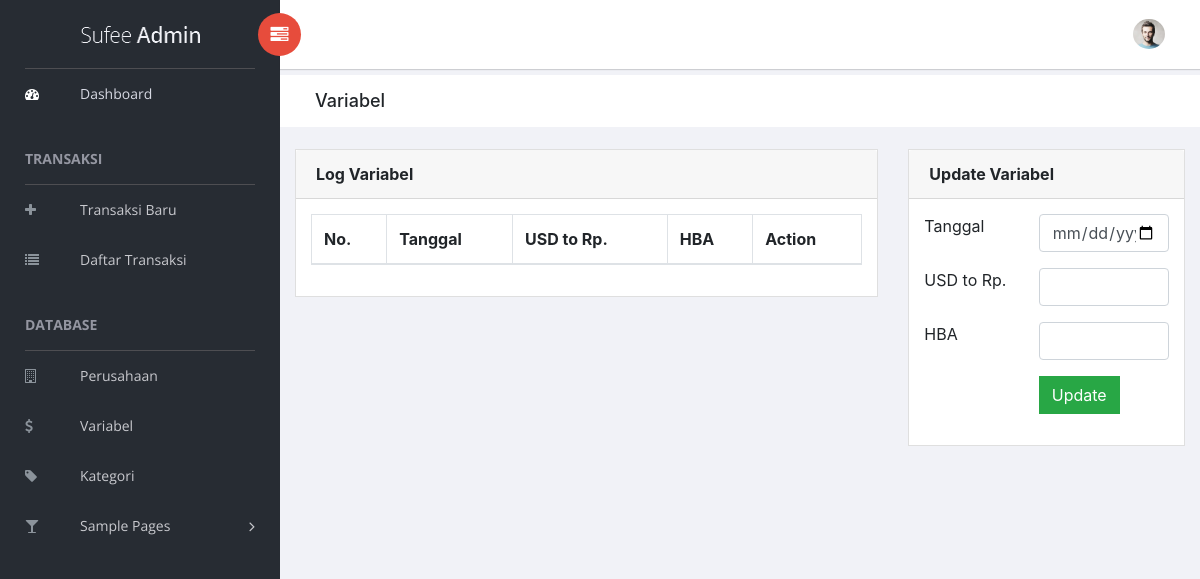
Page /variabel.php on the earlier database version.
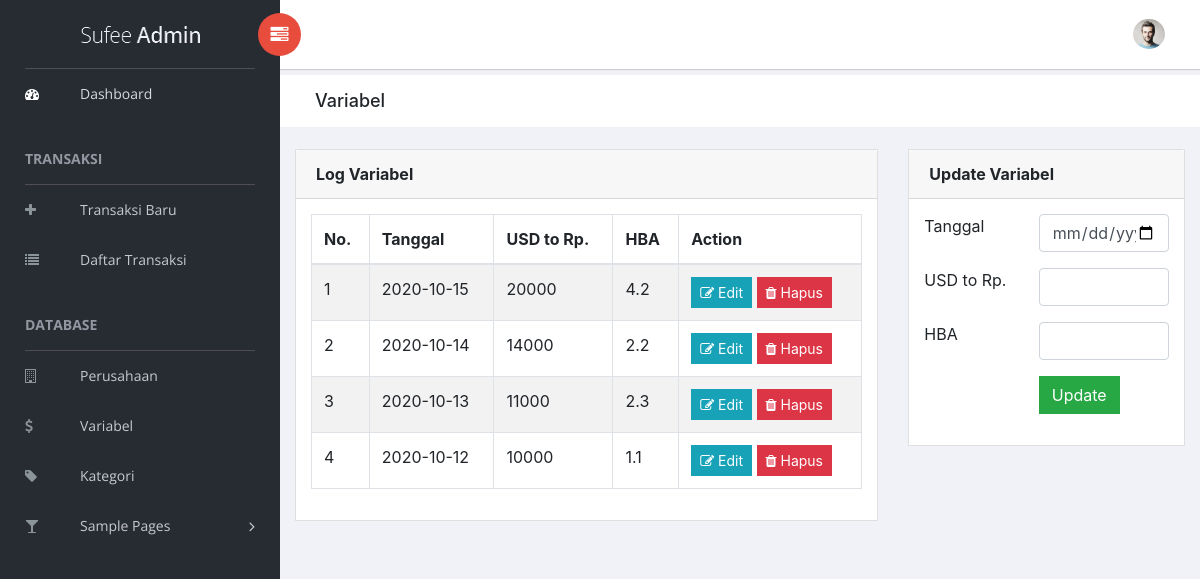
Same page on the later database version.
### tables this page shows
CREATE TABLE `variabel` (
  `id_var` int(11) NOT NULL,
  `usd_to_rp` float NOT NULL,
  `hba` float NOT NULL,
  `tanggal` varchar(100) NOT NULL
);

### variabel.php (the view, shortened to what the changed rows need)
<!doctype html>
<html class="no-js" lang="en">
<head>
    <?php include('partials/head.php'); ?>
    <link rel="stylesheet" href="vendors/datatables.net-bs4/css/dataTables.bootstrap4.min.css">
    <link rel="stylesheet" href="vendors/datatables.net-buttons-bs4/css/buttons.bootstrap4.min.css">
</head>
<body>
    <div id="right-panel" class="right-panel">
        <div class="breadcrumbs">
            <div class="col-sm-4">
                <div class="page-header float-left">
                    <div class="page-title">
                        <h1>Variabel</h1>
                    </div>
                </div>
            </div>
        </div>
        <div class="content mt-3">
            <div class="row">
                <div class="col-md-8">
                    <div class="card">
                        <div class="card-body">
                            <table id="datatable" class="table table-striped table-bordered">
                                <thead>
                                    <tr>
                                        <th>No.</th>
                                        <th>Tanggal</th>
                                        <th>USD to Rp.</th>
                                        <th>HBA</th>
                                        <th>Action</th>
                                    </tr>
                                </thead>
                                <tbody>
                                <?php
                                    $load = mysqli_query($conn, "SELECT * FROM variabel ORDER BY tanggal DESC");
                                    $nomor = 1;
                                    while ($row = mysqli_fetch_array($load)){
                                        echo '<tr>';
                                        echo '<td>'.$nomor.'</td>';
                                        echo '<td>'.$row['tanggal'].'</td>';
                                        echo '<td>'.$row['usd_to_rp'].'</td>';
                                        echo '<td>'.$row['hba'].'</td>';
                                        echo '<td>
                                            <button type="button" class="btn btn-info btn-sm" data-toggle="modal" data-target="#detailModal"
                                            data-id="'.$row['id_var'].'" data-kurs="'.$row['usd_to_rp'].'" data-hba="'.$row['hba'].'" data-tgl="'.$row['tanggal'].'"><i class="fa fa-edit"></i> Edit</button>
                                            <a class="btn btn-danger btn-sm" href=form/variabel_delete.php?id='.$row['id_var'].'><i class="fa fa-trash"></i> Hapus</a>';
                                        echo '</td></tr>';
                                        $nomor++;
                                    }
                                ?>
                                </tbody>
                            </table>
                        </div>
                    </div>
                </div>
            </div>
        </div>
    </div>
</body>
</html>

Differences in the rows shown:
added variabel: tanggal "2020-10-15", usd_to_rp "20000", hba "4.2"
added variabel: tanggal "2020-10-14", usd_to_rp "14000", hba "2.2"
added variabel: tanggal "2020-10-13", usd_to_rp "11000", hba "2.3"
added variabel: tanggal "2020-10-12", usd_to_rp "10000", hba "1.1"
